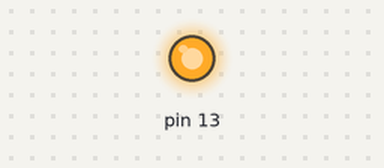
Recording of a sketch running on a simulated Arduino Uno, built with avr-gcc and run on an emulated ATmega328P. Parts: output pins drawn as LEDs (lit = HIGH).

Above: at 3.0 s.
At 12.0 s:
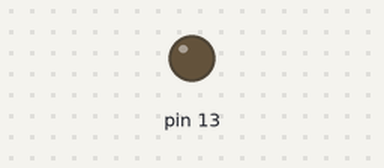
Timing chart, 0 to 16.3 s (numbered marks = the images above):
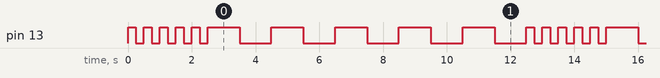

Measured:
- by itself, pin 13: repeats every 12.5 s: 4 × (LOW 0.25 s, HIGH 0.25 s), LOW 0.25 s, 5 × (HIGH 1.0 s, LOW 1.0 s), HIGH 0.25 s
- by itself, everything shown: repeats every 12.5 s, in 20 steps

The sketch:

blink_led_review1.ino
```cpp
void setup() {  // initialize digital pin 13 as an output.
  pinMode(13, OUTPUT);
  }
void loop() {
  int ss = 500/2;
  int ll = 2000/2;
  int times = 5;
  for(int i = 0; i < times; i ++){
    blink(ss);
    }
    for(int i = 0; i < times; i ++){
      blink(ll);
      }
  }

void blink(int duration){  digitalWrite(13 , HIGH);     delay(duration);                digitalWrite(13, LOW);     delay(duration); }
```
